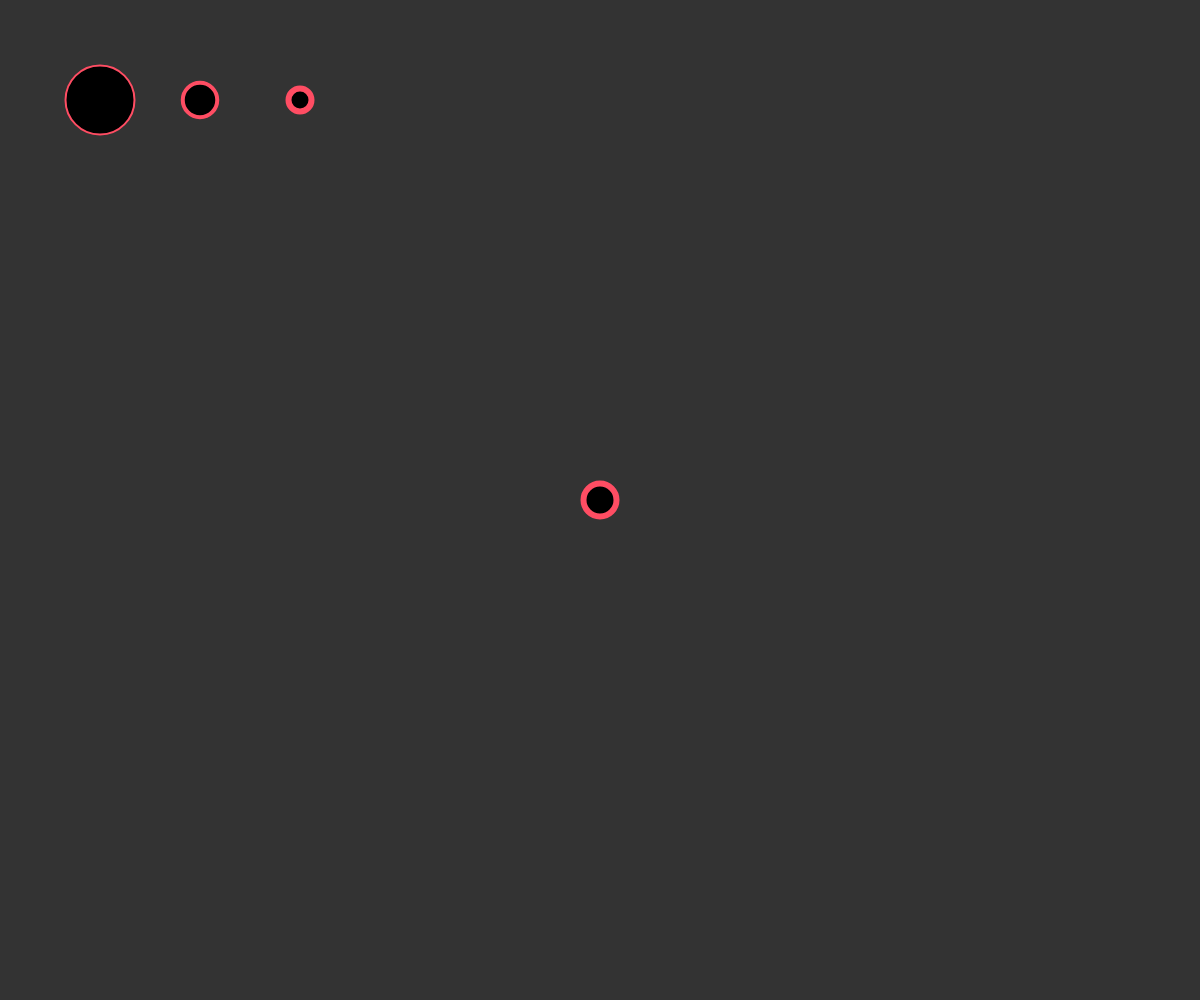
Frame 1 (no input)
Frame 60 (no input): identical to frame 1, image omitted
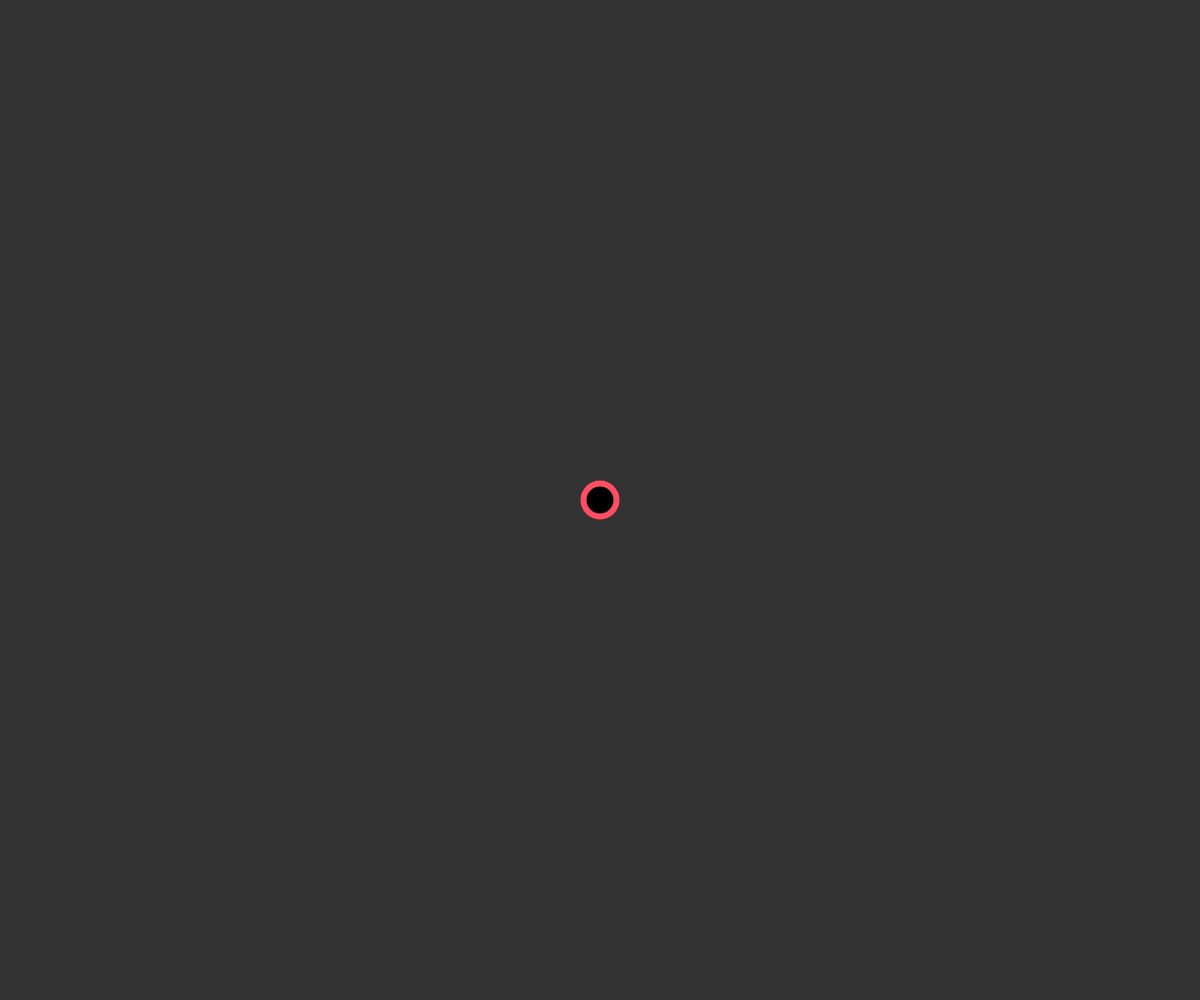
Frame 120 (the mouse pressed at the canvas centre since frame 60)

The p5.js sketch that drew these frames (run headless with seeded random() and noise() and a simulated clock; from frame 60 on, the mouse is pressed at the canvas centre):

// p5.js sketch
// ── sketch.js
//TODO draw it's trail

var particles = [];
var attractor;

function setup() {
	createCanvas(windowWidth, windowHeight);
	attractor = new Attractor(width/2, height/2);
	for(var i = 0; i <= 2; i++){
		particles[i] = new Particle(100*(i+1), 100, i);
	}
}

function draw() {
	background(51);

	for(var i = 0; i <= 2; i++){
		var force = attractor.calculateAttraction(particles[i]);
		particles[i].applyForce(force);

		if(mouseIsPressed)
			// particles[i].applyForce(wind);

		particles[i].update();
		particles[i].show();

		attractor.show();
	}
}

// ── attractor.js
function Attractor(x, y, mass){
  this.position = createVector(x, y);
  this.mass = 1+mass;
  this.G = 1;

  this.calculateAttraction = function(p){
    var force = p5.Vector.sub(this.position, p.position);
    var distance = force.mag();
    distance = constrain(distance, 5, 25);
    force.normalize();
    var strength = (this.G * this.mass * p.mass) / (distance * distance);
    force.mult(strength);
    return force;
  }

  this.show = function(){
    ellipse(this.position.x, this.position.y, 33);
  }
}

// ── particle.js
function Particle(x, y, mass){
  this.position = createVector(x, y);
  this.velocity = createVector(0,0);
  this.acceleration = createVector(0,0);
  this.mass = 1+mass;

  //newtown's 2 law f = m*a
  this.applyForce = function(force){
    this.acceleration.add(force);
  }

  this.update = function(){
    this.velocity.add(this.acceleration);
    this.position.add(this.velocity);
	  attractor = new Attractor(width/2, height/2);

    this.acceleration.set(0,0);
  }

  this.show = function(){
    fill(0);
    stroke(255, 77, 99);
    strokeWeight(2*this.mass);
    ellipse(this.position.x, this.position.y, 69*1/this.mass);
  }
}
